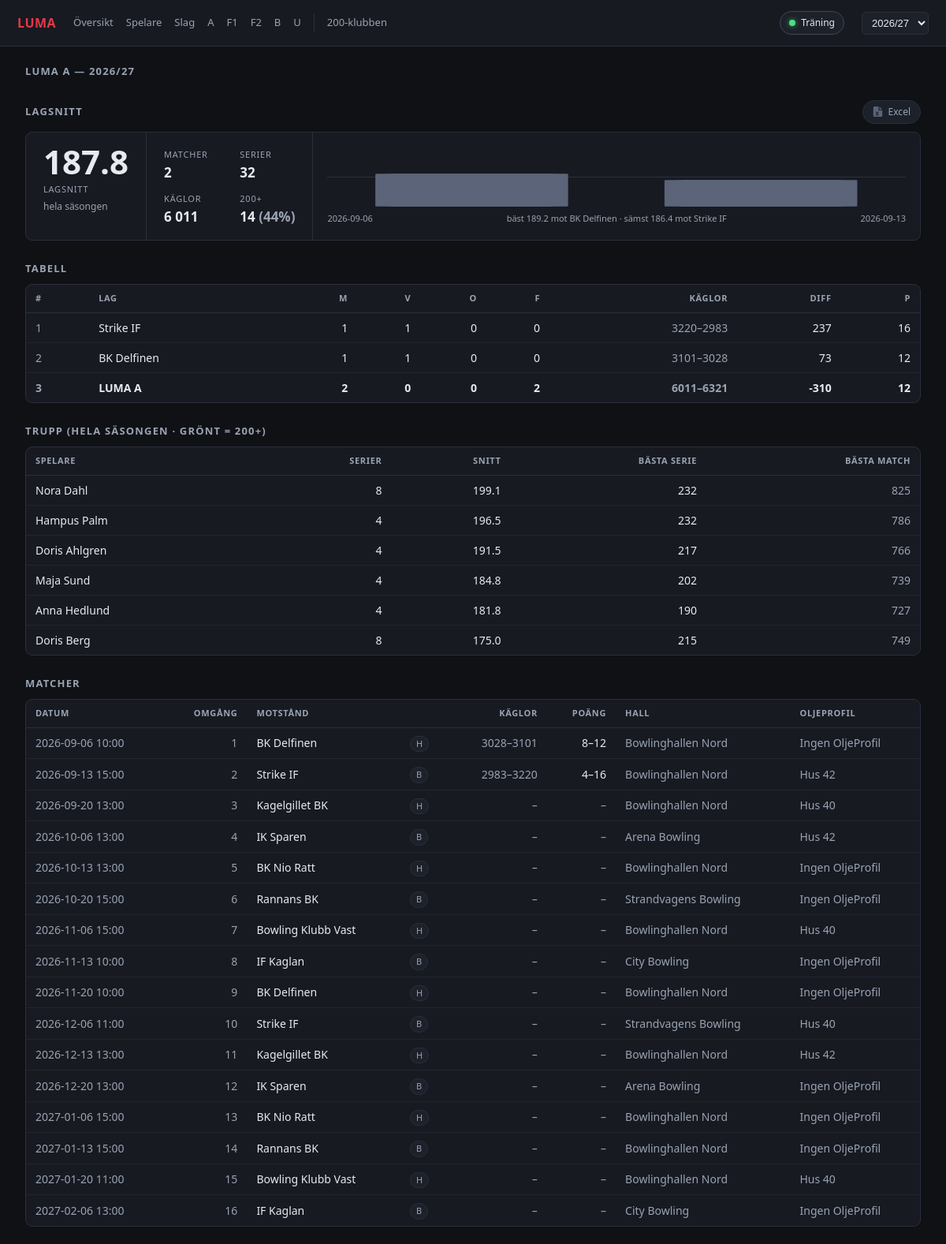
Page /team/90611?season=2026 on the committed database.
### tables this page shows
CREATE TABLE bits_standing (
    season INTEGER, division_id INTEGER, team_id INTEGER, team TEXT,
    matches INTEGER, win INTEGER, draw INTEGER, loss INTEGER,
    home_pts INTEGER, away_pts INTEGER, diff INTEGER, points REAL,
    PRIMARY KEY (season, division_id, team_id)
);

CREATE TABLE bits_match (
    match_id   INTEGER PRIMARY KEY,
    season     INTEGER, division_id INTEGER, division TEXT, league TEXT,
    round_id   INTEGER, played_at TEXT,
    home_id INTEGER, home TEXT, away_id INTEGER, away TEXT,
    home_score INTEGER, away_score INTEGER,
    home_pts REAL, away_pts REAL,
    hall_id INTEGER, hall TEXT, city TEXT,
    oil_pattern TEXT, scheme_id TEXT, has_been_played INTEGER
);

### web/app.py (the view)
@app.route("/team/<int:team_id>")
def team(team_id):
    return render_template("team.html", **team_data(team_id))

### collector/store.py (called while the page is built)
def connect():
    DB.parent.mkdir(parents=True, exist_ok=True)
    con = sqlite3.connect(DB)
    con.row_factory = sqlite3.Row
    con.executescript(SCHEMA)
    return con

### web/app.py (called while the page is built)
def q(sql, *args):
    return connect().execute(sql, args).fetchall()

def seasons():
    rows = q("SELECT DISTINCT season FROM bits_match ORDER BY season DESC")
    return [r["season"] for r in rows]

def season_arg():
    ss = seasons()
    want = request.args.get("season", type=int)
    return want if want in ss else (ss[0] if ss else None)

def label(season):
    return f"{season}/{str(season + 1)[2:]}"

def show_practice():
    v = request.args.get("practice")
    return v not in ("0", "false", "no")

def urval_scope():
    return URVAL_SCOPES.get(request.endpoint or "")

def _parse_last(v):
    v = (v or "").strip().lower()
    return int(v) if v.isdigit() and int(v) > 0 else None

def last_arg():
    v = request.args.get("last")
    if v is None:
        scope = urval_scope()
        v = request.cookies.get(f"{URVAL_COOKIE}_{scope}") if scope else None
    return _parse_last(v)

def qargs(season=None, practice=None, last=None):
    season = season_arg() if season is None else season
    practice = show_practice() if practice is None else practice
    q = f"?season={season}"
    if not practice:
        q += "&practice=0"
    if last:
        q += f"&last={last}"
    return q

@app.after_request
def remember_urval(resp):
    path = URL_PREFIX or "/"
    scope = urval_scope()
    v = (request.args.get("last") or "").strip().lower()
    if scope and (v == "alla" or _parse_last(v)):
        resp.set_cookie(f"{URVAL_COOKIE}_{scope}", v, max_age=365 * 24 * 3600,
                        path=path, samesite="Lax")
    if URVAL_COOKIE in request.cookies:      # the old shared setting
        resp.delete_cookie(URVAL_COOKIE, path=path)
    return resp

def team_target(team_id):
    return TEAM_TARGET.get(team_id, DEFAULT_TARGET)

@app.template_filter("team")
def team_label(name):
    if not name:
        return name
    n = name.strip()
    if " – " in n:
        return " – ".join(team_label(part) for part in n.split(" – "))
    if not n.startswith(CLUB_PREFIX):
        return n
    return f"{CLUB_LABEL} {n[len(CLUB_PREFIX):].strip() or 'A'}"

### web/templates/team.html (shortened to what this page needs)
{% extends "base.html" %}
{% block body %}
<h2>{{ name | team }} &mdash; {{ season_label(season) }}</h2>
{% if chart %}
<div class="hrow">
  <h2>Lagsnitt</h2>
  <a class="btn" href="{{ B }}/team/{{ team_id }}/urval.xlsx{{ qargs(last=last) }}"
     title="Ladda ner urvalet som Excel-fil">
    <svg viewBox="0 0 16 16" aria-hidden="true"><path d="M9 0H2.5A1.5 1.5 0 0 0 1 1.5v13A1.5 1.5 0 0 0 2.5 16h11a1.5 1.5 0 0 0 1.5-1.5V6H9V0Zm1.5.4L14.6 4.5H10.5V.4ZM4.3 8h1.6l1.1 2 1.1-2h1.6L7.9 11l1.9 3H8.2L7 11.9 5.8 14H4.2l1.9-3L4.3 8Z"/></svg>
    Excel
  </a>
</div>
<div class="panel bigstat">
  <div class="lead">
    <div class="big {% if form['avg'] >= target %}w{% endif %}">{{ form['avg'] | round(1) }}</div>
    <div class="lk">Lagsnitt</div>
    {% set d = form['avg'] - form['season_avg'] %}
    {% if last %}
      <div class="s">{{ '+' if d >= 0 }}{{ d | round(1) }} mot säsongen
        ({{ form['season_avg'] | round(1) }})</div>
    {% else %}
      <div class="s">hela säsongen</div>
    {% endif %}
  </div>
  <div class="side">
    <div><span class="lk">Matcher</span><b>{{ form['matches'] }}</b></div>
    <div><span class="lk">Serier</span><b>{{ form['games'] }}</b></div>
    <div><span class="lk">Käglor</span><b>{{ '{:,}'.format(form['pins']).replace(',', ' ') }}</b></div>
    <div><span class="lk">{{ target }}+</span><b>{{ form['over_target'] }}
      <span class="mut">({{ (100 * form['over_target'] / form['games']) | round(0) | int }}%)</span></b></div>
  </div>
  <div class="chartwrap">
    {% set W = 6 * chart | length %}
    <svg class="spark" viewBox="0 0 {{ W }} 100" preserveAspectRatio="none"
         role="img" aria-label="Lagsnitt per match">
      {# preserveAspectRatio="none" stretches the box to the panel width, so
         everything here is a rect -- a stroked line or text would skew with it. #}
      {% set base = 100 * (hi - form['avg']) / (hi - lo) %}
      <rect x="0" y="{{ base | round(2) }}" width="{{ W }}" height="0.7"
            fill="#3f4654"></rect>
      {% for c in chart %}
        {% set y = 100 * (hi - c['avg']) / (hi - lo) %}
        <rect x="{{ loop.index0 * 6 + 1 }}" y="{{ y | round(2) }}"
              width="4" height="{{ (100 - y) | round(2) }}" rx="0.7"
              fill="{{ '#4ade80' if c['avg'] >= target else '#5b6478' }}"></rect>
        <rect x="{{ loop.index0 * 6 }}" y="0" width="6" height="100" fill="transparent">
          <title>{{ c['date'] }} {{ c['opponent'] | team }} ({{ 'hemma' if c['at_home'] else 'borta' }})
&#10;{{ c['avg'] | round(1) }} snitt &middot; {{ c['pins'] }} käglor på {{ c['games'] }} serier</title>
        </rect>
      {% endfor %}
    </svg>
    <div class="axis">
      <span>{{ chart[0]['date'] }}</span>
      <span class="mut">bäst {{ best['avg'] | round(1) }} mot {{ best['opponent'] | team }}
        &middot; sämst {{ worst['avg'] | round(1) }} mot {{ worst['opponent'] | team }}</span>
      <span>{{ chart[-1]['date'] }}</span>
    </div>
  </div>
</div>
{% endif %}
<h2>Tabell</h2>
<div class="panel scroll">
{% if table %}
<table><thead><tr><th>#</th><th>Lag</th><th class="num">M</th><th class="num">V</th>
<th class="num">O</th><th class="num">F</th><th class="num">Käglor</th><th class="num">Diff</th><th class="num">P</th></tr></thead>
<tbody>
{% for t in table %}
<tr {% if t['team_id'] == team_id %}class="us"{% endif %}>
  <td class="mut">{{ loop.index }}</td>
  <td>{{ t['team'] | team }}</td>
  <td class="num">{{ t['matches'] }}</td><td class="num">{{ t['win'] }}</td>
  <td class="num">{{ t['draw'] }}</td><td class="num">{{ t['loss'] }}</td>
  <td class="num mut">{{ t['home_pts'] }}–{{ t['away_pts'] }}</td>
  <td class="num">{{ t['diff'] }}</td>
  <td class="num">{{ t['points'] | round(0) | int }}</td>
</tr>
{% endfor %}
</tbody></table>
{% else %}<div class="note">Ingen tabell ännu.</div>{% endif %}
</div>
<h2>Trupp <span class="mut">(hela säsongen &middot; grönt = {{ target }}+)</span></h2>
<div class="panel scroll">
{% if roster %}
<table><thead><tr><th>Spelare</th><th class="num">Serier</th><th class="num">Snitt</th>
<th class="num">Bästa serie</th><th class="num">Bästa match</th></tr></thead>
<tbody>
{% for p in roster %}
<tr>
  <td><a href="{{ B }}/player/{{ p['lic'] }}{{ qargs() }}">{{ p['player'] }}</a></td>
  <td class="num">{{ p['games'] }}</td>
  <td class="num {% if p['pins'] / p['games'] >= target %}w{% endif %}">{{ (p['pins'] / p['games']) | round(1) }}</td>
  <td class="num">{{ p['high_game'] }}</td>
  <td class="num mut">{{ p['high_series'] }}</td>
</tr>
{% endfor %}
</tbody></table>
{% else %}<div class="note">Inga spelarresultat ännu.</div>{% endif %}
</div>
<h2>Matcher</h2>
<div class="panel scroll">
<table><thead><tr><th>Datum</th><th class="num">Omgång</th><th>Motstånd</th><th></th><th class="num">Käglor</th>
<th class="num">Poäng</th><th>Hall</th><th>Oljeprofil</th></tr></thead>
<tbody>
{% for m in matches %}
  {% set home = m['home_id'] == team_id %}
  <tr>
    <td class="mut">{{ m['played_at'][:16].replace('T',' ') }}</td>
    <td class="num mut">{{ m['round_id'] }}</td>
    <td>{{ (home and m['away'] or m['home']) | team }}</td>
    <td><span class="pill">{{ home and 'H' or 'B' }}</span></td>
    {% if m['has_been_played'] %}
      {% set us = home and m['home_pts'] or m['away_pts'] %}
      {% set them = home and m['away_pts'] or m['home_pts'] %}
      <td class="num mut">{{ home and m['home_score'] or m['away_score'] }}–{{ home and m['away_score'] or m['home_score'] }}</td>
      <td class="num">{{ us|round(0)|int }}–{{ them|round(0)|int }}</td>
    {% else %}
      <td class="num mut">–</td><td class="num mut">–</td>
    {% endif %}
    <td class="mut">{{ m['hall'] }}</td>
    <td class="mut">{{ m['oil_pattern'] }}</td>
  </tr>
{% endfor %}
</tbody></table>
</div>
{% endblock %}

### web/templates/base.html (style rules this page uses)
:root { --bg:#0f1115; --panel:#171a21; --panel2:#1d212a; --line:#2a2f3a; --ink:#e8eaf0; --muted:#9aa3b2; --accent:#e63946; --good:#4ade80; --warn:#fbbf24; }
* { box-sizing:border-box }
body { margin:0;background:var(--bg);color:var(--ink); font:14px/1.5 "Segoe UI",system-ui,-apple-system,sans-serif }
a { color:inherit;text-decoration:none }
h2 { font-size:13px;text-transform:uppercase;letter-spacing:.09em;color:var(--muted); margin:26px 0 10px;font-weight:600 }
h2:first-child { margin-top:0 }
.panel { background:var(--panel);border:1px solid var(--line);border-radius:9px;overflow:hidden }
.scroll { overflow-x:auto }
table { width:100%;border-collapse:collapse;font-variant-numeric:tabular-nums }
th { font-size:11px;text-transform:uppercase;letter-spacing:.06em;color:var(--muted); text-align:left;padding:9px 12px;border-bottom:1px solid var(--line);white-space:nowrap;font-weight:600 }
td { padding:8px 12px;border-bottom:1px solid #21252e;white-space:nowrap }
tr:last-child td { border-bottom:0 }
.num { text-align:right }
.mut { color:var(--muted) }
.us { font-weight:600 }
.pill { display:inline-block;padding:1px 7px;border-radius:20px;font-size:11px; background:var(--panel2);border:1px solid var(--line);color:var(--muted) }
.hrow { display:flex;align-items:center;gap:14px;flex-wrap:wrap;margin:26px 0 10px }
.hrow h2 { margin:0 }
.btn { display:inline-flex;align-items:center;gap:7px;padding:5px 12px;border-radius:20px; border:1px solid var(--line);background:var(--panel2);color:var(--muted);font-size:12px }
.btn svg { width:13px;height:13px;fill:#5b6478;transition:fill .15s }
.bigstat { display:grid;grid-template-columns:auto auto 1fr;gap:0;align-items:stretch }
.bigstat .lead { padding:16px 22px;border-right:1px solid var(--line) }
.bigstat .big { font-size:42px;font-weight:600;line-height:1;font-variant-numeric:tabular-nums }
.bigstat .lk { font-size:11px;text-transform:uppercase;letter-spacing:.07em;color:var(--muted) }
.bigstat .lead .lk { margin-top:6px }
.bigstat .lead .s { font-size:12px;color:var(--muted);margin-top:5px }
.bigstat .side { padding:16px 22px;border-right:1px solid var(--line); display:grid;grid-template-columns:1fr 1fr;gap:9px 26px;align-content:center }
.bigstat .side b { display:block;font-size:17px;font-weight:600; font-variant-numeric:tabular-nums;margin-top:1px }
.bigstat .chartwrap { padding:14px 18px;display:flex;flex-direction:column; justify-content:center;min-width:0 }
.spark { width:100%;height:76px;display:block }
.axis { display:flex;justify-content:space-between;gap:14px;font-size:11px; color:var(--muted);margin-top:7px }
.axis span:nth-child(2) { text-align:center;flex:1 }

### rows in the picture
bits_standing: team|team "Strike IF", matches "1", win "1", draw "0", loss "0", home_pts "3220", away_pts "2983", diff "237", points "16"
bits_standing: team|team "BK Delfinen", matches "1", win "1", draw "0", loss "0", home_pts "3101", away_pts "3028", diff "73", points "12"
bits_standing: team|team "LUMA A", matches "2", win "0", draw "0", loss "2", home_pts "6011", away_pts "6321", diff "-310", points "12"
bits_match: played_at "2026-09-06 10:00", round_id "1", away "BK Delfinen", home "H", home_score "3028", away_score "3101", home_pts "8", away_pts "12", hall "Bowlinghallen Nord", oil_pattern "Ingen OljeProfil"
bits_match: played_at "2026-09-13 15:00", round_id "2", home "Strike IF", home "B", away_score "2983", home_score "3220", away_pts "4", home_pts "16", hall "Bowlinghallen Nord", oil_pattern "Hus 42"
bits_match: played_at "2026-09-20 13:00", round_id "3", away "Kagelgillet BK", home "H", hall "Bowlinghallen Nord", oil_pattern "Hus 40"
bits_match: played_at "2026-10-06 13:00", round_id "4", home "IK Sparen", home "B", hall "Arena Bowling", oil_pattern "Hus 42"
bits_match: played_at "2026-10-13 13:00", round_id "5", away "BK Nio Ratt", home "H", hall "Bowlinghallen Nord", oil_pattern "Ingen OljeProfil"
bits_match: played_at "2026-10-20 15:00", round_id "6", home "Rannans BK", home "B", hall "Strandvagens Bowling", oil_pattern "Ingen OljeProfil"
bits_match: played_at "2026-11-06 15:00", round_id "7", away "Bowling Klubb Vast", home "H", hall "Bowlinghallen Nord", oil_pattern "Hus 40"
bits_match: played_at "2026-11-13 10:00", round_id "8", home "IF Kaglan", home "B", hall "City Bowling", oil_pattern "Ingen OljeProfil"
bits_match: played_at "2026-11-20 10:00", round_id "9", away "BK Delfinen", home "H", hall "Bowlinghallen Nord", oil_pattern "Ingen OljeProfil"
bits_match: played_at "2026-12-06 11:00", round_id "10", home "Strike IF", home "B", hall "Strandvagens Bowling", oil_pattern "Hus 40"
bits_match: played_at "2026-12-13 13:00", round_id "11", away "Kagelgillet BK", home "H", hall "Bowlinghallen Nord", oil_pattern "Hus 42"
bits_match: played_at "2026-12-20 13:00", round_id "12", home "IK Sparen", home "B", hall "Arena Bowling", oil_pattern "Ingen OljeProfil"
bits_match: played_at "2027-01-06 15:00", round_id "13", away "BK Nio Ratt", home "H", hall "Bowlinghallen Nord", oil_pattern "Ingen OljeProfil"
bits_match: played_at "2027-01-13 15:00", round_id "14", home "Rannans BK", home "B", hall "Bowlinghallen Nord", oil_pattern "Ingen OljeProfil"
bits_match: played_at "2027-01-20 11:00", round_id "15", away "Bowling Klubb Vast", home "H", hall "Bowlinghallen Nord", oil_pattern "Hus 40"
bits_match: played_at "2027-02-06 13:00", round_id "16", home "IF Kaglan", home "B", hall "City Bowling", oil_pattern "Ingen OljeProfil"

### other values in the picture
{{ tname | team | replace(club_label + ' ', '') }} "A" "F1" "F2" "B" "U"
{{ name | team }} "LUMA A"
{{ season_label(season) }} "2026/27"
{{ '{:,}'.format(form['pins']).replace(',', ' ') }} "6 011"
{{ target }} "200"
{{ (100 * form['over_target'] / form['games']) | round(0) | int }} "44"
{{ chart[0]['date'] }} "2026-09-06"
{{ best['avg'] | round(1) }} "189.2"
{{ best['opponent'] | team }} "BK Delfinen"
{{ worst['avg'] | round(1) }} "186.4"
{{ worst['opponent'] | team }} "Strike IF"
{{ chart[-1]['date'] }} "2026-09-13"
{{ p['player'] }} "Nora Dahl" "Hampus Palm" "Doris Ahlgren" "Maja Sund" "Anna Hedlund" "Doris Berg"
{{ p['games'] }} "8" "4" "4" "4" "4" "8"
{{ (p['pins'] / p['games']) | round(1) }} "199.1" "196.5" "191.5" "184.8" "181.8" "175.0"
